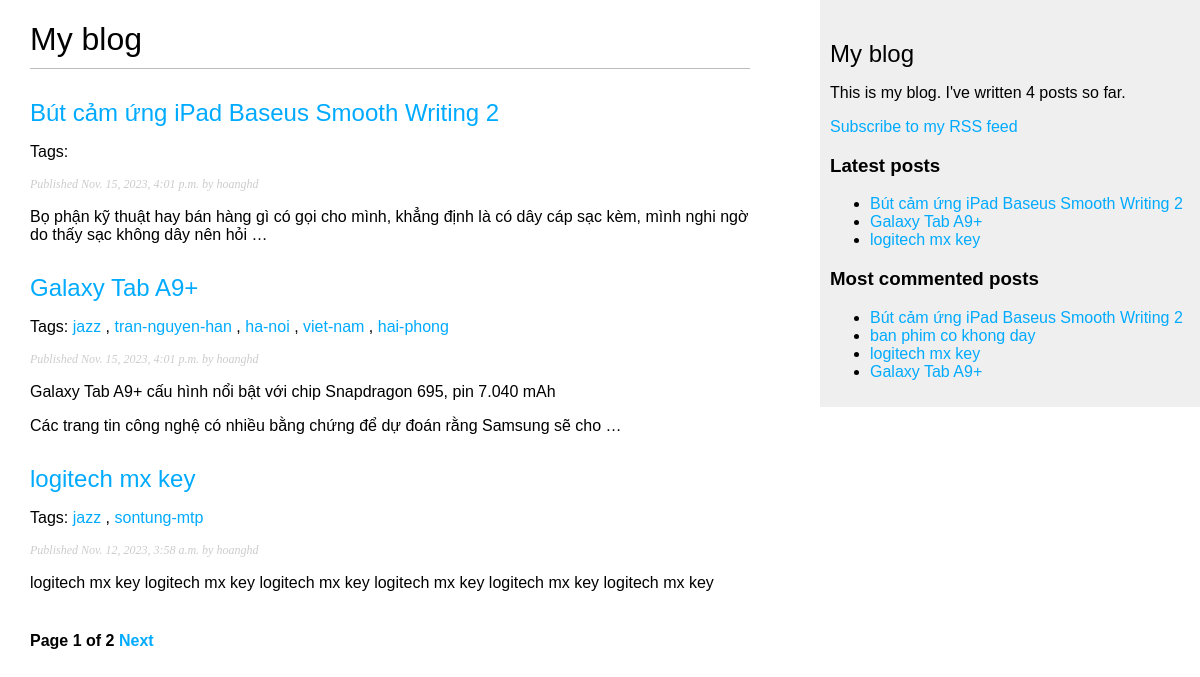
Screenshot of /blog/ with the database file from the repository.
### blog/models.py (models this page shows, shortened)
class Post(models.Model):
    class Status(models.TextChoices):
        DRAFT = 'DF', 'Draft'
        PUBLISHED = 'PB', 'Published'
    title = models.CharField(max_length=250)
    slug = models.SlugField(max_length=250,
                            unique_for_date='publish')
    author = models.ForeignKey(User,
                               on_delete=models.CASCADE,
                               related_name='blog_posts')
    body = models.TextField()
    publish = models.DateTimeField(default=timezone.now)
    created = models.DateTimeField(auto_now_add=True)
    updated = models.DateTimeField(auto_now=True)
    status = models.CharField(max_length=2,
                              choices=Status.choices,
                              default=Status.DRAFT)
    objects = models.Manager()  # The default manager
    published = PublishedManager()  # The custom manager
    tags = TaggableManager()
    class Meta:
        db_table = 'post'  # the name of the table
        ordering = ['-publish']  # hyphen means order by descending
        indexes = [
            models.Index(fields=['-publish']),  # hyphen means order by descending
        ]
    def get_absolute_url(self):
        return reverse('blog:post_detail',
                       args=[self.publish.year,
                             self.publish.month,
                             self.publish.day,
                             self.slug])

### blog/views.py (the view)
# urls.py: path('', views.post_list, name='post_list'),
def post_list(request, tag_slug=None):
    post_list = Post.published.all()
    tag = None
    if tag_slug:
        tag = get_object_or_404(Tag, slug=tag_slug)
        post_list = post_list.filter(tags__in=[tag])  # many-to-many relationship
    paginator = Paginator(post_list, 3)
    page_numer = request.GET.get('page', 1)
    try:
        posts = paginator.page(page_numer)
    except PageNotAnInteger:
        posts = paginator.page(1)
    except EmptyPage:
        posts = paginator.page(paginator.num_pages)
    return render(request,
                  'blog/post/list.html',
                  {'posts': posts,
                   'tag': tag})

### blog/models.py (called while the page is built)
    def get_queryset(self):
        return super().get_queryset().filter(status=Post.Status.PUBLISHED)

### blog/templatetags/blog_tags.py (called while the page is built)
@register.simple_tag
def total_posts():
    return Post.published.count()

@register.inclusion_tag('blog/post/latest_posts.html')
def show_latest_posts(count=5):
    latest_posts = Post.published.order_by('-publish')[:count]
    return {'latest_posts': latest_posts}

@register.simple_tag
def get_most_commented_posts(count=5):
    return Post.published.annotate(
        total_comments=Count('comments')
    ).order_by('-total_comments')[:count]

@register.filter(name='markdown')
def markdown_format(text):
    return mark_safe(markdown.markdown(text))

### blog/templates/blog/post/list.html (shortened to what this page needs)
{% extends 'blog/base.html' %}
{% load blog_tags %}
{% block content %}
    <h1>My blog</h1>
	{% for post in posts %}
		<h2>
            <a href="{{ post.get_absolute_url }}">
                {{ post.title }}
            </a>
        </h2>
        <p class="tags">
            Tags:
            {% for tag in post.tags.all %}
                <a href="{% url "blog:post_list_by_tag" tag.slug %}">
                    {{ tag.name }}
                </a>
                {% if not forloop.last %}, {% endif %}
            {% endfor %}
        </p>
        <p class="date">
            Published {{ post.publish }} by {{ post.author }}
        </p>
        {{ post.body|markdown|truncatewords_html:30 }}
	{% endfor %}
    {% include "pagination.html" with page=posts %}
{% endblock %}

### blog/templates/blog/base.html (shortened to what this page needs)
{% load blog_tags %}
{% load static %}
<!DOCTYPE html>
<html>
    <head>
        <link rel="stylesheet" href="{% static "css/blog.css" %}">
    </head>
    <body>
        <div id="content">
            {% block content %}
            {% endblock %}
        </div>
        <div id="sidebar">
            <h2>My blog</h2>
            <p>
                This is my blog.
                I've written {% total_posts %} posts so far.
            </p>
            <p>
                <a href="{% url 'blog:post_feed' %}">
                    Subscribe to my RSS feed
                </a>
            </p>
            <h3>Latest posts</h3>
            {% show_latest_posts 3 %}
            <h3>Most commented posts</h3>
            {% get_most_commented_posts as most_commented_posts %}
            <ul>
                {% for post in most_commented_posts %}
                	<li>
                        <a href="{{ post.get_absolute_url }}">
                            {{ post.title }}
                        </a>
                    </li>
                {% endfor %}
            </ul>
        </div>
    </body>
</html>

### blog/templates/blog/post/latest_posts.html
<ul>
    {% for post in latest_posts %}
        <li>
            <a href="{{ post.get_absolute_url }}">{{ post.title }}</a>
        </li>
    {% endfor %}
</ul>

### blog/static/css/blog.css (style rules this page uses)
body { margin:0; padding:0; font-family:helvetica, sans-serif; }
a { color:#00abff; text-decoration:none; }
h1 { font-weight:normal; border-bottom:1px solid #bbb; padding:0 0 10px 0; }
h2 { font-weight:normal; margin:30px 0 0; }
#content { float:left; width:60%; padding:0 0 0 30px; }
#sidebar { float:right; width:30%; padding:10px; background:#efefef; height:100%; }
p.date { color:#ccc; font-family: georgia, serif; font-size: 12px; font-style: italic; }

### rows the page displays
Post: title "Bút cảm ứng iPad Baseus Smooth Writing 2", publish "Nov. 15, 2023, 4:01 p.m.", author "hoanghd", body "Bọ phận kỹ thuật hay bán hàng gì có gọi cho mình, khẳng định là có dây cáp sạc kèm, mình nghi ngờ do thấy sạc không dây nên hỏi …"
Post: title "Galaxy Tab A9+", publish "Nov. 15, 2023, 4:01 p.m.", author "hoanghd", body "Galaxy Tab A9+ cấu hình nổi bật với chip Snapdragon 695, pin 7.040 mAh Các trang tin công nghệ có nhiều bằng chứng để dự đoán rằng Samsung sẽ cho …"
Tag: name "jazz"
Tag: name "tran-nguyen-han"
Tag: name "ha-noi"
Tag: name "viet-nam"
Tag: name "hai-phong"
Post: title "logitech mx key", publish "Nov. 12, 2023, 3:58 a.m.", author "hoanghd", body "logitech mx key logitech mx key logitech mx key logitech mx key logitech mx key logitech mx key"
Tag: name "sontung-mtp"
Post: title "ban phim co khong day"

### other values shown
{{ page.number }} "1"
{{ page.paginator.num_pages }} "2"
